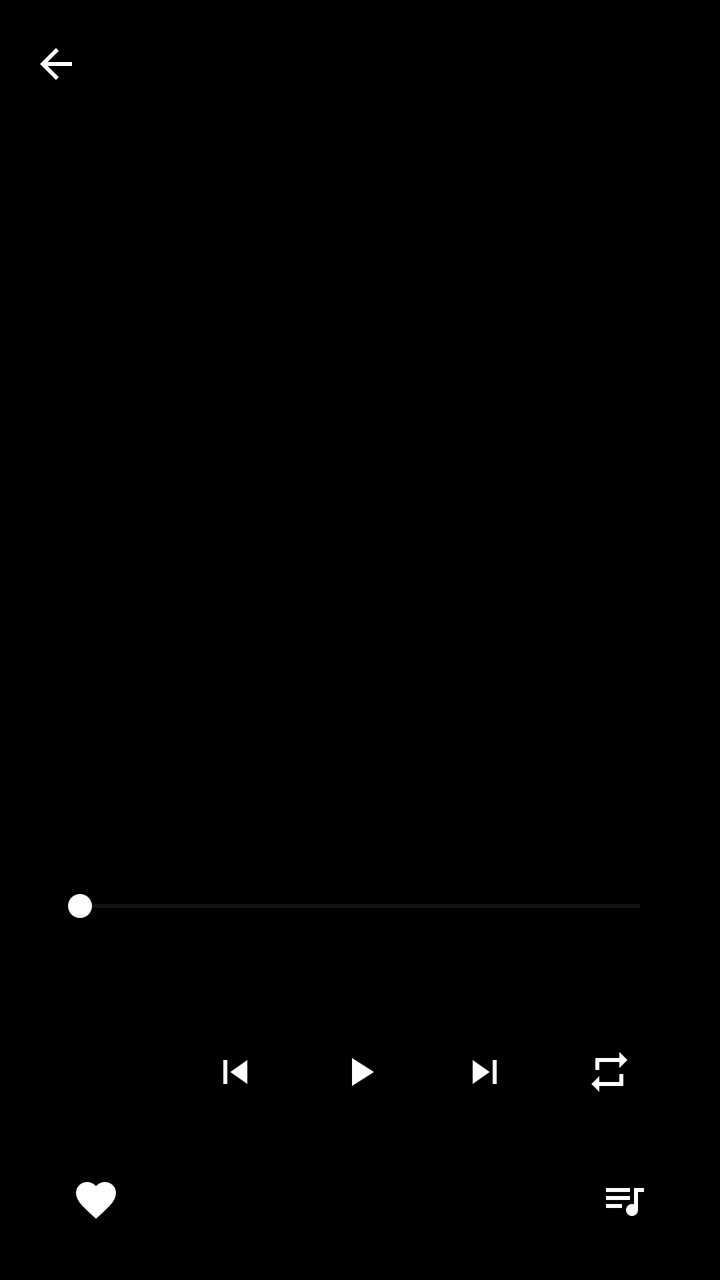
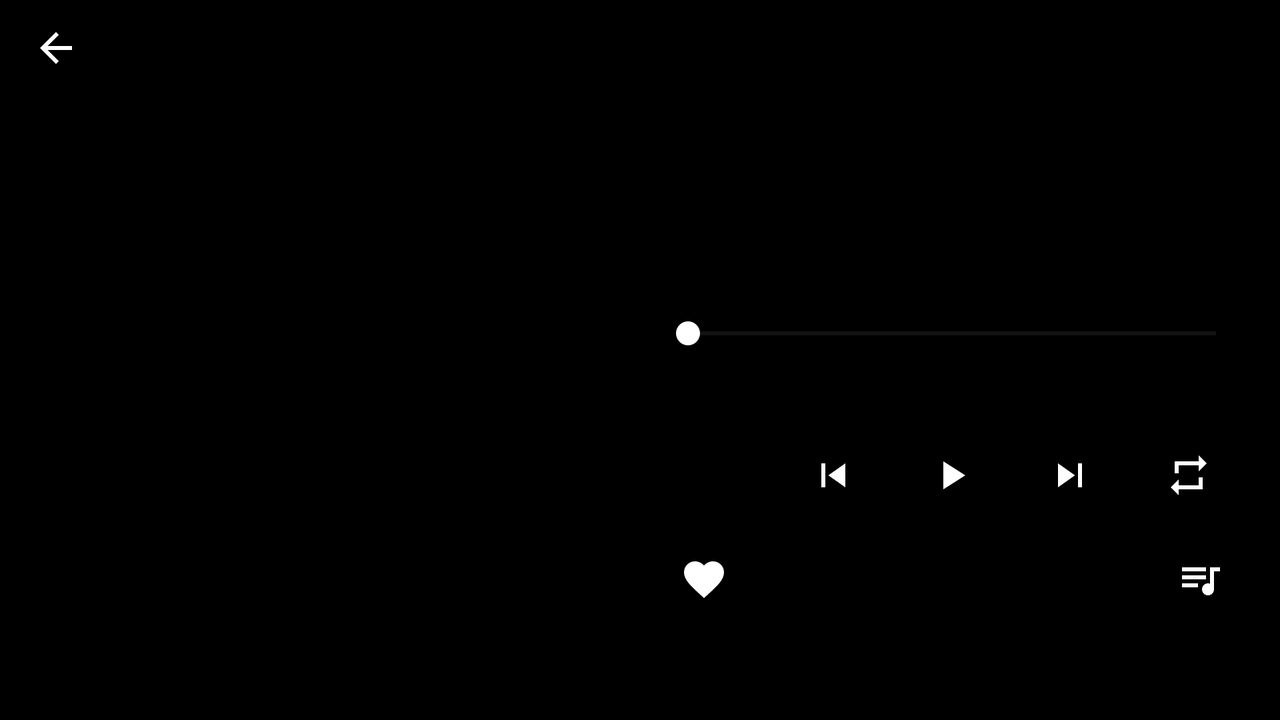

Compare how this app lays out the same screen by default and in its alternative resource folder. The renders come first, then the two layout files and the values they reference.
<!-- AndroidManifest.xml: application theme Theme.JamPlay -->
<!-- res/layout/fragment_player.xml -->
<?xml version="1.0" encoding="utf-8"?>
<LinearLayout
    xmlns:android="http://schemas.android.com/apk/res/android"
    xmlns:app="http://schemas.android.com/apk/res-auto"
    android:layout_width="match_parent"
    android:layout_height="match_parent"
    android:orientation="vertical"
    android:background="@android:color/transparent">

    <com.google.android.material.appbar.MaterialToolbar
        android:id="@+id/toolbar"
        android:layout_width="match_parent"
        android:layout_height="?attr/actionBarSize"
        app:navigationIcon="@drawable/ic_back"
        app:navigationContentDescription="@string/back" />

    <TextView
        android:id="@+id/empty_message"
        android:layout_width="match_parent"
        android:layout_height="wrap_content"
        android:gravity="center"
        android:padding="16dp"
        android:text="@string/no_current_track"
        android:visibility="gone" />

    <LinearLayout
        android:layout_width="match_parent"
        android:layout_height="0dp"
        android:layout_weight="1"
        android:orientation="vertical"
        android:paddingHorizontal="24dp"
        android:paddingTop="12dp"
        android:paddingBottom="16dp">

        <ImageView
            android:id="@+id/artwork"
            android:layout_width="match_parent"
            android:layout_height="0dp"
            android:layout_weight="1"
            android:layout_marginBottom="16dp"
            android:scaleType="fitCenter"
            android:importantForAccessibility="no" />

        <include
            android:id="@+id/controls"
            layout="@layout/view_player_controls" />
    </LinearLayout>
</LinearLayout>
<!-- res/layout/view_player_controls.xml (included above) -->
<?xml version="1.0" encoding="utf-8"?>
<LinearLayout
    xmlns:android="http://schemas.android.com/apk/res/android"
    xmlns:app="http://schemas.android.com/apk/res-auto"
    android:layout_width="match_parent"
    android:layout_height="wrap_content"
    android:orientation="vertical">

    <TextView
        android:id="@+id/track_name"
        android:layout_width="match_parent"
        android:layout_height="wrap_content"
        android:gravity="center"
        android:textSize="@dimen/player_title_size"
        android:maxLines="1"
        android:ellipsize="end"
        android:textStyle="bold"
        android:textColor="@android:color/white" />

    <TextView
        android:id="@+id/artist_name"
        android:layout_width="match_parent"
        android:layout_height="wrap_content"
        android:gravity="center"
        android:textSize="@dimen/player_artist_size"
        android:maxLines="1"
        android:ellipsize="end"
        android:textColor="#B3FFFFFF"
        android:layout_marginTop="4dp" />

    <androidx.appcompat.widget.AppCompatSeekBar
        android:id="@+id/seek_bar"
        android:layout_width="match_parent"
        android:layout_height="48dp"
        android:layout_marginTop="@dimen/player_controls_spacing"
        android:max="1000"
        android:progressTint="@color/jamplay_purple"
        android:thumbTint="@android:color/white"
        android:progressBackgroundTint="#40FFFFFF"
        android:contentDescription="@string/playback_position" />

    <LinearLayout
        android:layout_width="match_parent"
        android:layout_height="wrap_content"
        android:orientation="horizontal">

        <TextView
            android:id="@+id/position"
            android:layout_width="0dp"
            android:layout_height="wrap_content"
            android:layout_weight="1"
            android:textColor="@android:color/white" />

        <TextView
            android:id="@+id/duration"
            android:layout_width="wrap_content"
            android:layout_height="wrap_content"
            android:textColor="@android:color/white" />
    </LinearLayout>

    <LinearLayout
        android:layout_width="match_parent"
        android:layout_height="wrap_content"
        android:orientation="horizontal"
        android:gravity="center_vertical"
        android:layout_marginTop="@dimen/player_controls_spacing">

        <androidx.appcompat.widget.AppCompatImageButton
            android:id="@+id/shuffle"
            android:layout_width="0dp"
            android:layout_height="48dp"
            android:layout_weight="1"
            android:minWidth="48dp"
            android:minHeight="48dp"
            android:padding="8dp"
            android:background="?attr/selectableItemBackgroundBorderless"
            app:srcCompat="@drawable/ic_shuffle"
            app:tint="@android:color/white"
            android:contentDescription="@string/shuffle_off" />

        <androidx.appcompat.widget.AppCompatImageButton
            android:id="@+id/previous"
            android:layout_width="0dp"
            android:layout_height="48dp"
            android:layout_weight="1"
            android:minWidth="48dp"
            android:minHeight="48dp"
            android:padding="8dp"
            android:background="?attr/selectableItemBackgroundBorderless"
            app:srcCompat="@drawable/ic_skip_previous"
            app:tint="@android:color/white"
            android:contentDescription="@string/previous_track" />

        <androidx.appcompat.widget.AppCompatImageButton
            android:id="@+id/play_pause"
            android:layout_width="0dp"
            android:layout_height="48dp"
            android:layout_weight="1"
            android:minWidth="48dp"
            android:minHeight="48dp"
            android:padding="8dp"
            android:background="?attr/selectableItemBackgroundBorderless"
            app:srcCompat="@drawable/ic_play"
            app:tint="@android:color/white"
            android:contentDescription="@string/play" />

        <androidx.appcompat.widget.AppCompatImageButton
            android:id="@+id/next"
            android:layout_width="0dp"
            android:layout_height="48dp"
            android:layout_weight="1"
            android:minWidth="48dp"
            android:minHeight="48dp"
            android:padding="8dp"
            android:background="?attr/selectableItemBackgroundBorderless"
            app:srcCompat="@drawable/ic_skip_next"
            app:tint="@android:color/white"
            android:contentDescription="@string/next_track" />

        <androidx.appcompat.widget.AppCompatImageButton
            android:id="@+id/repeat"
            android:layout_width="0dp"
            android:layout_height="48dp"
            android:layout_weight="1"
            android:minWidth="48dp"
            android:minHeight="48dp"
            android:padding="8dp"
            android:background="?attr/selectableItemBackgroundBorderless"
            app:srcCompat="@drawable/ic_repeat"
            app:tint="@android:color/white"
            android:contentDescription="@string/repeat_off" />
    </LinearLayout>

    <LinearLayout
        android:layout_width="match_parent"
        android:layout_height="wrap_content"
        android:orientation="horizontal"
        android:layout_marginTop="@dimen/player_controls_spacing">

        <androidx.appcompat.widget.AppCompatImageButton
            android:id="@+id/favorite"
            android:layout_width="48dp"
            android:layout_height="48dp"
            android:minWidth="48dp"
            android:minHeight="48dp"
            android:padding="8dp"
            android:background="?attr/selectableItemBackgroundBorderless"
            app:srcCompat="@drawable/ic_favorite"
            app:tint="@android:color/white"
            android:contentDescription="@string/favorite_add" />

        <Space
            android:layout_width="0dp"
            android:layout_height="1dp"
            android:layout_weight="1" />

        <androidx.appcompat.widget.AppCompatImageButton
            android:id="@+id/add_to_playlist"
            android:layout_width="48dp"
            android:layout_height="48dp"
            android:minWidth="48dp"
            android:minHeight="48dp"
            android:padding="8dp"
            android:background="?attr/selectableItemBackgroundBorderless"
            app:srcCompat="@drawable/ic_playlist"
            app:tint="@android:color/white"
            android:contentDescription="@string/playlist_add_title" />
    </LinearLayout>
</LinearLayout>
<!-- resources referenced by this layout -->
<resources>
  <color name="jamplay_purple">#7A4FFF</color>
  <dimen name="player_artist_size">18sp</dimen>
  <dimen name="player_controls_spacing">16dp</dimen>
  <dimen name="player_title_size">24sp</dimen>
  <!-- drawable ic_back (drawable) -->
  <?xml version="1.0" encoding="utf-8"?>
  <vector
      xmlns:android="http://schemas.android.com/apk/res/android"
      android:width="24dp"
      android:height="24dp"
      android:viewportWidth="24"
      android:viewportHeight="24"
      android:autoMirrored="true">
  
      <path
          android:fillColor="#FFFFFFFF"
          android:pathData="M20,11H7.83l5.59,-5.59L12,4l-8,8 8,8 1.41,-1.41L7.83,13H20v-2z" />
  </vector>
  <!-- drawable ic_play (drawable) -->
  <?xml version="1.0" encoding="utf-8"?>
  <vector
      xmlns:android="http://schemas.android.com/apk/res/android"
      android:width="24dp"
      android:height="24dp"
      android:viewportWidth="24"
      android:viewportHeight="24">
  
      <path
          android:fillColor="#FFFFFFFF"
          android:pathData="M8,5v14l11,-7z" />
  </vector>
  <!-- drawable ic_playlist (drawable) -->
  <?xml version="1.0" encoding="utf-8"?>
  <vector
      xmlns:android="http://schemas.android.com/apk/res/android"
      android:width="24dp"
      android:height="24dp"
      android:viewportWidth="24"
      android:viewportHeight="24"
      android:autoMirrored="true">
  
      <path
          android:fillColor="#FFFFFFFF"
          android:pathData="M15,6H3v2h12V6zM15,10H3v2h12V10zM3,16h8v-2H3V16zM17,6v8.18C16.69,14.07 16.35,14 16,14c-1.66,0 -3,1.34 -3,3s1.34,3 3,3s3,-1.34 3,-3V8h3V6H17z" />
  </vector>
  <!-- drawable ic_repeat (drawable) -->
  <?xml version="1.0" encoding="utf-8"?>
  <vector
      xmlns:android="http://schemas.android.com/apk/res/android"
      android:width="24dp"
      android:height="24dp"
      android:viewportWidth="24"
      android:viewportHeight="24">
  
      <path
          android:fillColor="#FFFFFFFF"
          android:pathData="M7,7h10v3l4,-4 -4,-4v3L5,5v6h2L7,7zM17,17L7,17v-3l-4,4 4,4v-3h12v-6h-2v4z" />
  </vector>
  <!-- drawable ic_skip_next (drawable) -->
  <?xml version="1.0" encoding="utf-8"?>
  <vector
      xmlns:android="http://schemas.android.com/apk/res/android"
      android:width="24dp"
      android:height="24dp"
      android:viewportWidth="24"
      android:viewportHeight="24">
  
      <path
          android:fillColor="#FFFFFFFF"
          android:pathData="M6,18l8.5,-6L6,6v12zM16,6v12h2V6h-2z" />
  </vector>
  <!-- drawable ic_skip_previous (drawable) -->
  <?xml version="1.0" encoding="utf-8"?>
  <vector
      xmlns:android="http://schemas.android.com/apk/res/android"
      android:width="24dp"
      android:height="24dp"
      android:viewportWidth="24"
      android:viewportHeight="24">
  
      <path
          android:fillColor="#FFFFFFFF"
          android:pathData="M6,6h2v12L6,18zM9.5,12l8.5,6L18,6z" />
  </vector>
  <string name="back">뒤로가기</string>
  <string name="favorite_add">즐겨찾기 추가</string>
  <string name="next_track">다음 곡</string>
  <string name="no_current_track">재생할 곡을 선택해주세요.</string>
  <string name="play">재생</string>
  <string name="playback_position">재생 위치</string>
  <string name="playlist_add_title">플레이리스트에 추가</string>
  <string name="previous_track">이전 곡</string>
  <string name="repeat_off">반복 꺼짐</string>
  <string name="shuffle_off">셔플 꺼짐</string>
  <style name="Theme.JamPlay" parent="Theme.Material3.Dark.NoActionBar">
          <item name="android:windowBackground">@color/jamplay_background</item>
          <item name="colorPrimary">@color/jamplay_purple</item>
          <item name="colorOnPrimary">@android:color/white</item>
          <item name="colorSurface">@color/jamplay_surface</item>
          <item name="colorOnSurface">@android:color/white</item>
          <item name="android:windowLightStatusBar">false</item>
      </style>
  <color name="jamplay_background">#000000</color>
  <color name="jamplay_surface">#1A1A1A</color>
  <!-- some entries are left out for length -->
</resources>
<!-- res/layout-land/fragment_player.xml (the repository's variant of the layout above) -->
<!-- drawn on the phone turned sideways -->
<?xml version="1.0" encoding="utf-8"?>
<LinearLayout
    xmlns:android="http://schemas.android.com/apk/res/android"
    xmlns:app="http://schemas.android.com/apk/res-auto"
    android:layout_width="match_parent"
    android:layout_height="match_parent"
    android:orientation="vertical"
    android:background="@android:color/transparent">

    <com.google.android.material.appbar.MaterialToolbar
        android:id="@+id/toolbar"
        android:layout_width="match_parent"
        android:layout_height="48dp"
        app:navigationIcon="@drawable/ic_back"
        app:navigationContentDescription="@string/back" />

    <TextView
        android:id="@+id/empty_message"
        android:layout_width="match_parent"
        android:layout_height="wrap_content"
        android:gravity="center"
        android:padding="16dp"
        android:text="@string/no_current_track"
        android:visibility="gone" />

    <LinearLayout
        android:layout_width="match_parent"
        android:layout_height="0dp"
        android:layout_weight="1"
        android:orientation="horizontal"
        android:paddingHorizontal="16dp"
        android:paddingBottom="8dp">

        <ImageView
            android:id="@+id/artwork"
            android:layout_width="0dp"
            android:layout_height="match_parent"
            android:layout_weight="1"
            android:layout_marginEnd="16dp"
            android:scaleType="fitCenter"
            android:importantForAccessibility="no" />

        <include
            android:id="@+id/controls"
            layout="@layout/view_player_controls"
            android:layout_width="0dp"
            android:layout_height="wrap_content"
            android:layout_weight="1"
            android:layout_gravity="center_vertical" />
    </LinearLayout>
</LinearLayout>
<!-- resources referenced by the variant -->
<!-- as the phone turned sideways resolves them -->
<resources>
  <color name="jamplay_purple">#7A4FFF</color>
  <!-- from res/values-land/ -->
  <dimen name="player_artist_size">16sp</dimen>
  <!-- from res/values-land/ -->
  <dimen name="player_controls_spacing">4dp</dimen>
  <!-- from res/values-land/ -->
  <dimen name="player_title_size">20sp</dimen>
  <!-- drawable ic_back (drawable) -->
  <?xml version="1.0" encoding="utf-8"?>
  <vector
      xmlns:android="http://schemas.android.com/apk/res/android"
      android:width="24dp"
      android:height="24dp"
      android:viewportWidth="24"
      android:viewportHeight="24"
      android:autoMirrored="true">
  
      <path
          android:fillColor="#FFFFFFFF"
          android:pathData="M20,11H7.83l5.59,-5.59L12,4l-8,8 8,8 1.41,-1.41L7.83,13H20v-2z" />
  </vector>
  <!-- drawable ic_play (drawable) -->
  <?xml version="1.0" encoding="utf-8"?>
  <vector
      xmlns:android="http://schemas.android.com/apk/res/android"
      android:width="24dp"
      android:height="24dp"
      android:viewportWidth="24"
      android:viewportHeight="24">
  
      <path
          android:fillColor="#FFFFFFFF"
          android:pathData="M8,5v14l11,-7z" />
  </vector>
  <!-- drawable ic_playlist (drawable) -->
  <?xml version="1.0" encoding="utf-8"?>
  <vector
      xmlns:android="http://schemas.android.com/apk/res/android"
      android:width="24dp"
      android:height="24dp"
      android:viewportWidth="24"
      android:viewportHeight="24"
      android:autoMirrored="true">
  
      <path
          android:fillColor="#FFFFFFFF"
          android:pathData="M15,6H3v2h12V6zM15,10H3v2h12V10zM3,16h8v-2H3V16zM17,6v8.18C16.69,14.07 16.35,14 16,14c-1.66,0 -3,1.34 -3,3s1.34,3 3,3s3,-1.34 3,-3V8h3V6H17z" />
  </vector>
  <!-- drawable ic_repeat (drawable) -->
  <?xml version="1.0" encoding="utf-8"?>
  <vector
      xmlns:android="http://schemas.android.com/apk/res/android"
      android:width="24dp"
      android:height="24dp"
      android:viewportWidth="24"
      android:viewportHeight="24">
  
      <path
          android:fillColor="#FFFFFFFF"
          android:pathData="M7,7h10v3l4,-4 -4,-4v3L5,5v6h2L7,7zM17,17L7,17v-3l-4,4 4,4v-3h12v-6h-2v4z" />
  </vector>
  <!-- drawable ic_skip_next (drawable) -->
  <?xml version="1.0" encoding="utf-8"?>
  <vector
      xmlns:android="http://schemas.android.com/apk/res/android"
      android:width="24dp"
      android:height="24dp"
      android:viewportWidth="24"
      android:viewportHeight="24">
  
      <path
          android:fillColor="#FFFFFFFF"
          android:pathData="M6,18l8.5,-6L6,6v12zM16,6v12h2V6h-2z" />
  </vector>
  <!-- drawable ic_skip_previous (drawable) -->
  <?xml version="1.0" encoding="utf-8"?>
  <vector
      xmlns:android="http://schemas.android.com/apk/res/android"
      android:width="24dp"
      android:height="24dp"
      android:viewportWidth="24"
      android:viewportHeight="24">
  
      <path
          android:fillColor="#FFFFFFFF"
          android:pathData="M6,6h2v12L6,18zM9.5,12l8.5,6L18,6z" />
  </vector>
  <string name="back">뒤로가기</string>
  <string name="favorite_add">즐겨찾기 추가</string>
  <string name="next_track">다음 곡</string>
  <string name="no_current_track">재생할 곡을 선택해주세요.</string>
  <string name="play">재생</string>
  <string name="playback_position">재생 위치</string>
  <string name="playlist_add_title">플레이리스트에 추가</string>
  <string name="previous_track">이전 곡</string>
  <string name="repeat_off">반복 꺼짐</string>
  <string name="shuffle_off">셔플 꺼짐</string>
  <style name="Theme.JamPlay" parent="Theme.Material3.Dark.NoActionBar">
          <item name="android:windowBackground">@color/jamplay_background</item>
          <item name="colorPrimary">@color/jamplay_purple</item>
          <item name="colorOnPrimary">@android:color/white</item>
          <item name="colorSurface">@color/jamplay_surface</item>
          <item name="colorOnSurface">@android:color/white</item>
          <item name="android:windowLightStatusBar">false</item>
      </style>
  <color name="jamplay_background">#000000</color>
  <color name="jamplay_surface">#1A1A1A</color>
  <!-- some entries are left out for length -->
</resources>
